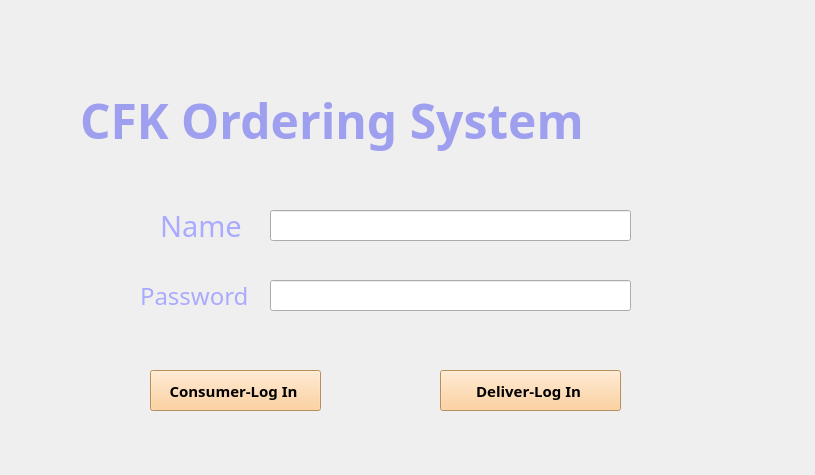
<?xml version="1.0" encoding="UTF-8"?>
<ui version="4.0">
 <class>Widget</class>
 <widget class="QWidget" name="Widget">
  <property name="geometry">
   <rect>
    <x>0</x>
    <y>0</y>
    <width>815</width>
    <height>475</height>
   </rect>
  </property>
  <property name="windowTitle">
   <string>Widget</string>
  </property>
  <widget class="QLabel" name="label">
   <property name="geometry">
    <rect>
     <x>160</x>
     <y>210</y>
     <width>81</width>
     <height>31</height>
    </rect>
   </property>
   <property name="font">
    <font>
     <family>Franklin Gothic Heavy</family>
     <pointsize>22</pointsize>
    </font>
   </property>
   <property name="styleSheet">
    <string notr="true">color: rgb(170, 170, 255);</string>
   </property>
   <property name="text">
    <string>Name</string>
   </property>
  </widget>
  <widget class="QLabel" name="label_2">
   <property name="geometry">
    <rect>
     <x>140</x>
     <y>280</y>
     <width>111</width>
     <height>31</height>
    </rect>
   </property>
   <property name="font">
    <font>
     <family>Franklin Gothic Heavy</family>
     <pointsize>18</pointsize>
    </font>
   </property>
   <property name="styleSheet">
    <string notr="true">color: rgb(85, 255, 0);
color: rgb(170, 170, 255);</string>
   </property>
   <property name="text">
    <string>Password</string>
   </property>
  </widget>
  <widget class="QLabel" name="label_3">
   <property name="geometry">
    <rect>
     <x>80</x>
     <y>50</y>
     <width>721</width>
     <height>141</height>
    </rect>
   </property>
   <property name="font">
    <font>
     <family>Ravie</family>
     <pointsize>36</pointsize>
     <weight>75</weight>
     <italic>false</italic>
     <bold>true</bold>
    </font>
   </property>
   <property name="styleSheet">
    <string notr="true">color: rgb(170, 170, 255);
color: rgb(159, 159, 239);</string>
   </property>
   <property name="text">
    <string>CFK Ordering System</string>
   </property>
  </widget>
  <widget class="QPushButton" name="pushButton">
   <property name="geometry">
    <rect>
     <x>150</x>
     <y>370</y>
     <width>171</width>
     <height>41</height>
    </rect>
   </property>
   <property name="font">
    <font>
     <family>Arial Rounded MT Bold</family>
     <pointsize>11</pointsize>
     <weight>75</weight>
     <bold>true</bold>
    </font>
   </property>
   <property name="styleSheet">
    <string notr="true">background-color: rgb(255, 255, 127);
background-color: rgb(255, 199, 131);</string>
   </property>
   <property name="text">
    <string>Consumer-Log In </string>
   </property>
  </widget>
  <widget class="QPushButton" name="pushButton_2">
   <property name="geometry">
    <rect>
     <x>440</x>
     <y>370</y>
     <width>181</width>
     <height>41</height>
    </rect>
   </property>
   <property name="font">
    <font>
     <family>Arial Rounded MT Bold</family>
     <pointsize>11</pointsize>
     <weight>75</weight>
     <bold>true</bold>
    </font>
   </property>
   <property name="styleSheet">
    <string notr="true">background-color: rgb(255, 199, 131);</string>
   </property>
   <property name="text">
    <string>Deliver-Log In </string>
   </property>
  </widget>
  <widget class="QLineEdit" name="name">
   <property name="geometry">
    <rect>
     <x>270</x>
     <y>210</y>
     <width>361</width>
     <height>31</height>
    </rect>
   </property>
  </widget>
  <widget class="QLineEdit" name="password">
   <property name="geometry">
    <rect>
     <x>270</x>
     <y>280</y>
     <width>361</width>
     <height>31</height>
    </rect>
   </property>
  </widget>
  <widget class="QLabel" name="label_4">
   <property name="geometry">
    <rect>
     <x>-10</x>
     <y>0</y>
     <width>831</width>
     <height>481</height>
    </rect>
   </property>
   <property name="styleSheet">
    <string notr="true">background-image: url(:/new/prefix2/back_副本.png);</string>
   </property>
   <property name="text">
    <string/>
   </property>
  </widget>
  <zorder>label_4</zorder>
  <zorder>label</zorder>
  <zorder>label_2</zorder>
  <zorder>label_3</zorder>
  <zorder>pushButton</zorder>
  <zorder>pushButton_2</zorder>
  <zorder>name</zorder>
  <zorder>password</zorder>
 </widget>
 <layoutdefault spacing="6" margin="11"/>
 <resources/>
 <connections/>
</ui>
